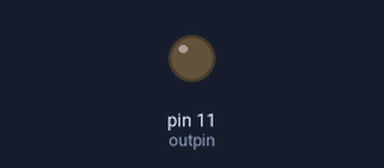
Recording of a sketch running on a simulated Arduino Uno, built with avr-gcc and run on an emulated ATmega328P. Shown: output pins drawn as LEDs (lit = HIGH).

Above: at 0.05 s.
At 2.55 s:
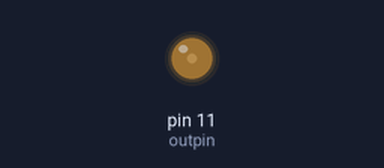
At 4.5 s:
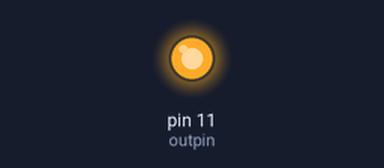
Timing chart, 0 to 5.9 s (numbered marks = the images above):
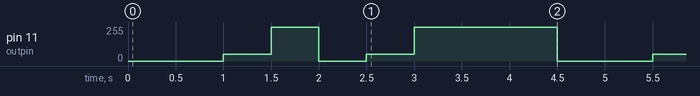

The sketch:

hkadai2_transmitter.ino
```cpp
int outpin = 11;
char pp[8] = "0120122";
int dly = 500;
int dly2 = 500;

void setup() {
}

void loop() {
  digitalWrite(outpin, 0);
  delay(dly);
  for (int i = 0; i < 7; i++) {
    if (pp[i] == '2') {
      analogWrite(outpin, 255);
    } else if (pp[i] == '0'){
      analogWrite(outpin, 0);
    }else if (pp[i] == '1'){
      analogWrite(outpin, 50);
    }
    delay(500);
  }
  digitalWrite(outpin, 1);
delay(dly2);
}
```

Measured:
- by itself, pin 11 (outpin): repeats every 4.5 s: 255/255 0.50 s, 0/255 0.50 s, 50/255 0.50 s, 255/255 1.5 s, 0/255 1.0 s, 50/255 0.50 s
